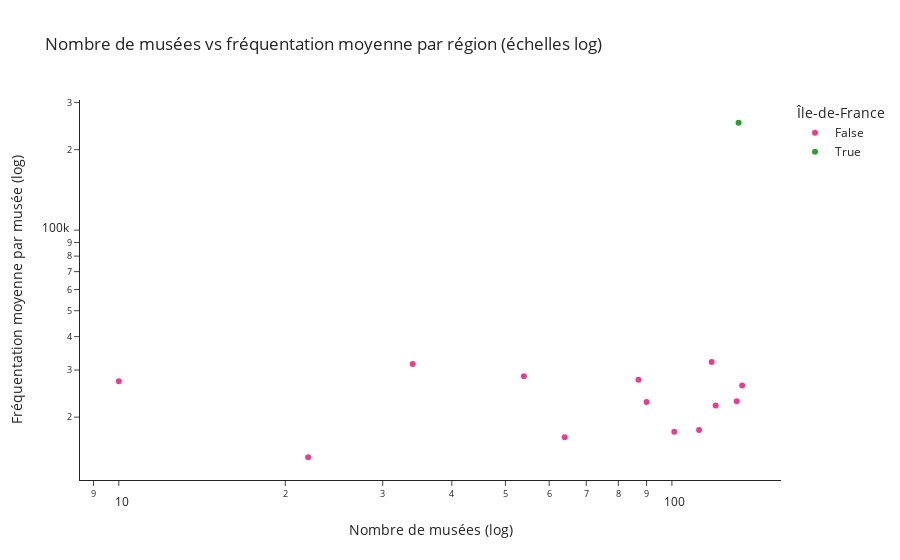

Notebook source saved alongside this figure:
### Code cell
import plotly.express as px

fig = px.scatter(
    df_region_scatter,
    x="nb_musees",
    y="freq_moyenne",
    color="idf",
    hover_name="region",
    hover_data={"nb_musees": True, "freq_moyenne": ":.0f"},
    log_x=True,
    log_y=True,
    title="Nombre de musées vs fréquentation moyenne par région (échelles log)",
    color_discrete_map={
        True: "#2ca02c",    # vert
        False: "#e83e8c"    # rose
    }
)

fig.update_layout(
    xaxis_title="Nombre de musées (log)",
    yaxis_title="Fréquentation moyenne par musée (log)",
    legend_title_text="Île-de-France",
    template="simple_white"
)

fig.show()

### Figure 1 — Plotly figure (JSON) as saved in the notebook; plotly's stock layout.template omitted (floating-point values rounded to 4 significant figures)
{"data": [{"hovertemplate": "<b>%{hovertext}</b><br><br>idf=False<br>nb_musees=%{x}<br>freq_moyenne=%{y:.0f}<extra></extra>", "hovertext": ["Auvergne-Rhône-Alpes", "Bourgogne-Franche-Comté", "Bretagne", "Centre-Val de Loire", "Corse", "Grand Est", "Hauts-de-France", "Normandie", "Nouvelle-Aquitaine", "Occitanie", "Pays-de-la-Loire", "Provence-Alpes-Côte-d'Azur", "Territoires et départements d'outre-mer"], "legendgroup": "False", "marker": {"color": "#e83e8c", "symbol": "circle"}, "mode": "markers", "name": "False", "orientation": "v", "showlegend": true, "type": "scatter", "x": [134, 101, 34, 64, 10, 120, 87, 90, 112, 131, 54, 118, 22], "xaxis": "x", "y": [26260.0, 17650.0, 31620.0, 16820.0, 27250.0, 22130.0, 27610.0, 22770.0, 17920.0, 22950.0, 28420.0, 32150.0, 14160.0], "yaxis": "y"}, {"hovertemplate": "<b>%{hovertext}</b><br><br>idf=True<br>nb_musees=%{x}<br>freq_moyenne=%{y:.0f}<extra></extra>", "hovertext": ["Île-de-France"], "legendgroup": "True", "marker": {"color": "#2ca02c", "symbol": "circle"}, "mode": "markers", "name": "True", "orientation": "v", "showlegend": true, "type": "scatter", "x": [132], "xaxis": "x", "y": [252200.0], "yaxis": "y"}], "layout": {"legend": {"title": {"text": "Île-de-France"}, "tracegroupgap": 0}, "title": {"text": "Nombre de musées vs fréquentation moyenne par région (échelles log)"}, "xaxis": {"anchor": "y", "domain": [0, 1], "title": {"text": "Nombre de musées (log)"}, "type": "log"}, "yaxis": {"anchor": "x", "domain": [0, 1], "title": {"text": "Fréquentation moyenne par musée (log)"}, "type": "log"}}}
